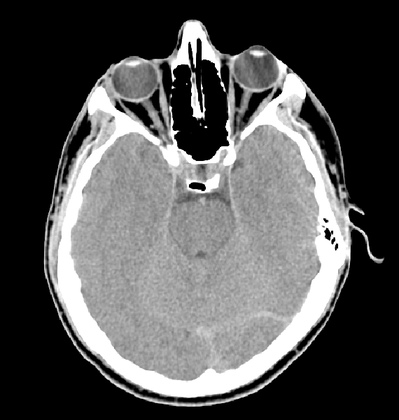
%> input picture images/headCT.tif, 399 x 420 px, shrunk from 570 x 600 before the run
$ octave 2_marr_hildreth_edge_detection.m   (GNU Octave 9; MATLAB toolbox functions it lacks are replaced by stand-ins)
%> lines starting %> are read from the running program, lines starting %| are printed output that depends on the picture; in (x1, y1, x2, y2) boxes, pixels count from 0 and x2, y2 are one past the last pixel; in counts of white or black regions, pixels touching at a corner belong together; the program's own positions count from 1
%> further down, img is the input picture: size 420x399 uint8; min 0, max 255, mean 84.7
pkg load image;

% Inspired by:
% https://www.researchgate.net/publication/281392911_AReview_of_Classic_Edge_Detectors

function edges = marr_hildreth_edge_detection(img, sigma, threshold)
%> called with sigma = 3, threshold = 0.1
    img = im2double(img);
%> img: size 420x399 double
    [rows, cols] = size(img);
%> rows = 420; cols = 399

    % Create Gaussian filter
    kernel_size = 2 * ceil(3 * sigma) + 1;
    [X, Y] = meshgrid(-(kernel_size-1)/2:(kernel_size-1)/2, -(kernel_size-1)/2:(kernel_size-1)/2);
    gauss_kernel = exp(-(X.^2 + Y.^2) / (2 * sigma^2));
    gauss_kernel = gauss_kernel / sum(gauss_kernel(:));

    % Padding
    pad_size = floor(kernel_size / 2);
    padded_img = padarray(img, [pad_size, pad_size], 'replicate');
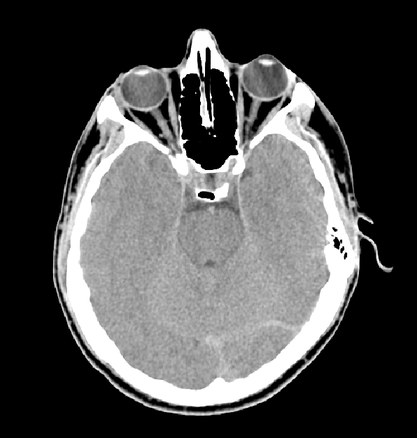
%> padded_img: size 438x417 double; min 0, max 1, mean 0.305

    % Apply Gaussian Filter
    smoothed_img = zeros(rows, cols);

    for r = 1:rows
        for c = 1:cols
            region = padded_img(r:r+kernel_size-1, c:c+kernel_size-1);
            smoothed_img(r, c) = sum(sum(region .* gauss_kernel));
        end
    end
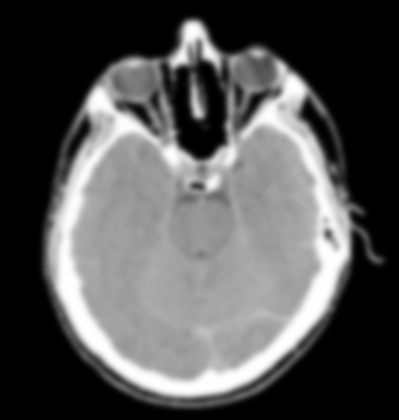
%> smoothed_img: size 420x399 double; min 0, max 1, mean 0.332; mean of the top-left, top-right, bottom-left and bottom-right quarters 0.264, 0.262, 0.409, 0.394


    % Create Laplacian filter
    laplacian_kernel = zeros(3, 3);
    laplacian_kernel = [1 1 1; 1 -8 1; 1 1 1];

    laplacian_img = zeros(rows, cols);
    padded_smoothed_img = padarray(smoothed_img, [1, 1], 'replicate');

    % Apply Laplacian filter
    for r = 1:rows
        for c = 1:cols
            region = padded_smoothed_img(r:r+2, c:c+2);
            laplacian_img(r, c) = sum(sum(region .* laplacian_kernel));
        end
    end
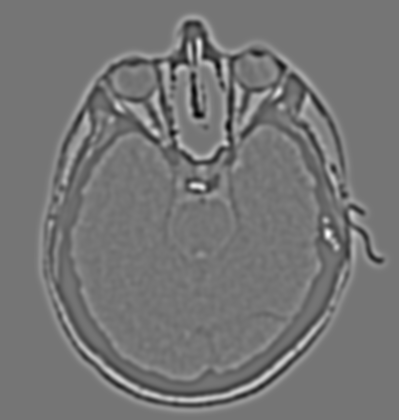
%> laplacian_img: size 420x399 double; min -0.158, max 0.184, mean -1.86e-19; drawn with min black and max white

    % Zero-crossing
    max_LoG = max(abs(laplacian_img(:)));
%> max_LoG = 0.184
    threshold = threshold * max_LoG;
%> threshold = 0.0184

    edges = zeros(rows, cols);

    for r = 2:rows-1
        for c = 2:cols-1
            p1 = laplacian_img(r-1, c);  % uo
            p2 = laplacian_img(r+1, c);  % down
            p3 = laplacian_img(r, c-1);  % left
            p4 = laplacian_img(r, c+1);  % right
            p5 = laplacian_img(r-1, c-1);  % up-left
            p6 = laplacian_img(r-1, c+1);  % up-right
            p7 = laplacian_img(r+1, c-1);  % down-left
            p8 = laplacian_img(r+1, c+1);  % down-right

            % Zero-crossing for the opposite surrounding pixels
            if (sign(p1) ~= sign(p2)) && (abs(p1 - p2) > threshold)  % Vertical check
                edges(r, c) = 1;
            elseif (sign(p3) ~= sign(p4)) && (abs(p3 - p4) > threshold)  % Horizontal check
                edges(r, c) = 1;
            elseif (sign(p5) ~= sign(p8)) && (abs(p5 - p8) > threshold)  % Diagonal check 1
                edges(r, c) = 1;
            elseif (sign(p6) ~= sign(p7)) && (abs(p6 - p7) > threshold)  % Diagonal check 2
                edges(r, c) = 1;
            else
                edges(r, c) = 0;
            end
        end
    end
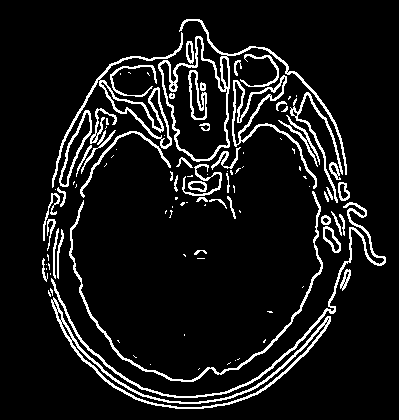
%> edges: size 420x399 double; values 0 (black) and 1 (white), 8.9% white in thin lines or dots, all inside (x1, y1, x2, y2) = (42, 19, 386, 409)
end


img = imread('images/headCT.tif');

edges = marr_hildreth_edge_detection(img, 3, .1);

figure;
subplot(1, 2, 1);
imshow(img);
title('Original');

subplot(1, 2, 2);
imshow(edges);
title('Marr-Hildreth (sigma = 3, zero-crossing threshold = 10%)');
